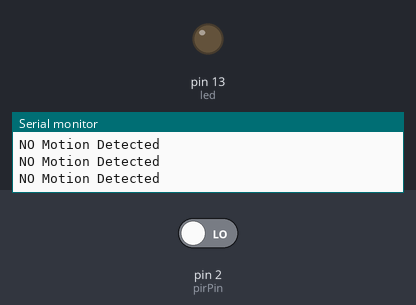
This sketch was run on a simulated Arduino Uno, built with avr-gcc and run on an emulated ATmega328P. Parts: output pins drawn as LEDs (lit = HIGH), the last lines printed to the serial monitor. The inputs (shaded band) are chosen by the test bench; at power-on: pin 2 (pirPin) LOW.

Above: at 2.8 s.
2.9 s: pin 2 (pirPin) driven HIGH
At 4.2 s:
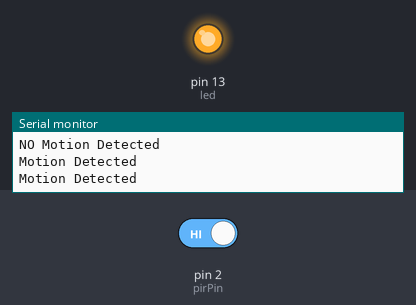
4.5 s: pin 2 (pirPin) driven LOW
At 5.7 s:
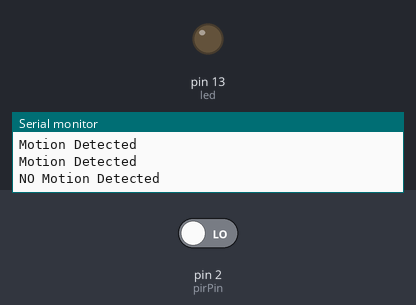
Timing chart, 0 to 7.5 s (numbered marks = the images above; inputs shaded):
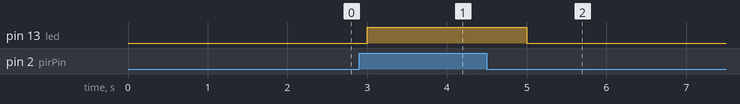

Measured:
- after the input at 2.9 s, pin 13 (led): LOW → HIGH after 0.10 s
- after the input at 4.5 s, pin 13 (led): HIGH → LOW after 0.50 s

The sketch:

PIR.ino
```cpp
int led = 13;
int pirPin = 2;
int pirSts = 0;

void setup() {
  // put your setup code here, to run once:
pinMode(pirPin,INPUT);
pinMode(led,OUTPUT);

Serial.begin(9600);
}

void loop() {
  // put your main code here, to run repeatedly:
pirSts = digitalRead(pirPin);
if(pirSts == HIGH){
    digitalWrite(led, HIGH);
    Serial.println("Motion Detected");
    delay(1000);
  }else{
     digitalWrite(led,LOW);
     Serial.println("NO Motion Detected");
     delay(1000);
    }
}
```
